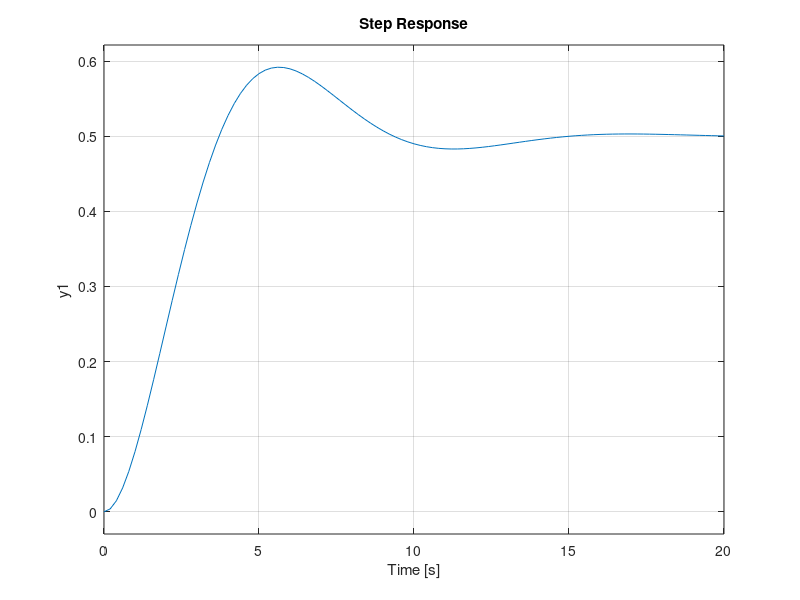

MATLAB code to generate this figure:
clc, clear all

% Representación de Estado en Matlab

%% Sistema Masa Resorte
% 
% Se tiene un sistema mase resorte dado por su ecuacion diferencial: 
%     mÿ+bẏ+ky=u
% 
% Donde u es la entrada. Entonces, si decimos que:
%     x_1(t)=y(t)
%     x_2(t)=ẏ(t)
%     ẋ_1(t)=x_2(t)
% 
% Por lo tanto,
%     mẋ_2(t)+bx_2(t)+kx_1(t)=u
% 
% Y diviendo la ecuación anterior entre m
%     ẋ_2(t)+(b/m)x_2(t)+(k/m)x_1(t)=u/m
%     ẋ_2(t)=-(k/m)x_1(t)-(b/m)x_2(t)+(1/m)u
% 
% Y por ultimo, se realiza su representacion en variables de estado de la 
% siguiente forma
%     ẋ(t)=Ax(t)+Bu(t)
%     Y(t)=Cx(t)+Du(t)

%% Ejemplos

% Declaramos las variables requeridas
k = 2;
b = 3;
m = 5;

A = [0 1;-k/m -b/m];
B = [0;1/m];
C = [1 0];
D = 0;

% Se crea el modelo en espacios de estado 
representacion = ss(A,B,C,D)

% Se calcula la funcion de transferencia
[num,den] = ss2tf(A,B,C,D);
sistema = tf(num,den)
step(sistema)
